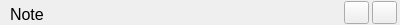
      <widget class="QWidget" name="widget_12" native="true">
       <property name="geometry">
        <rect>
         <x>10</x>
         <y>300</y>
         <width>400</width>
         <height>25</height>
        </rect>
       </property>
       <property name="sizePolicy">
        <sizepolicy hsizetype="Preferred" vsizetype="Fixed">
         <horstretch>0</horstretch>
         <verstretch>0</verstretch>
        </sizepolicy>
       </property>
       <property name="minimumSize">
        <size>
         <width>400</width>
         <height>25</height>
        </size>
       </property>
       <property name="styleSheet">
        <string notr="true"/>
       </property>
       <widget class="QLabel" name="label_48">
        <property name="geometry">
         <rect>
          <x>10</x>
          <y>6</y>
          <width>170</width>
          <height>16</height>
         </rect>
        </property>
        <property name="font">
         <font>
          <family>Arial</family>
          <pointsize>12</pointsize>
          <weight>50</weight>
          <bold>false</bold>
         </font>
        </property>
        <property name="text">
         <string>Note</string>
        </property>
       </widget>
       <widget class="QPushButton" name="pushButton_40">
        <property name="geometry">
         <rect>
          <x>372</x>
          <y>1</y>
          <width>25</width>
          <height>23</height>
         </rect>
        </property>
        <property name="text">
         <string/>
        </property>
       </widget>
       <widget class="QPushButton" name="pushButton_41">
        <property name="geometry">
         <rect>
          <x>344</x>
          <y>1</y>
          <width>25</width>
          <height>23</height>
         </rect>
        </property>
        <property name="text">
         <string/>
        </property>
       </widget>
      </widget>
